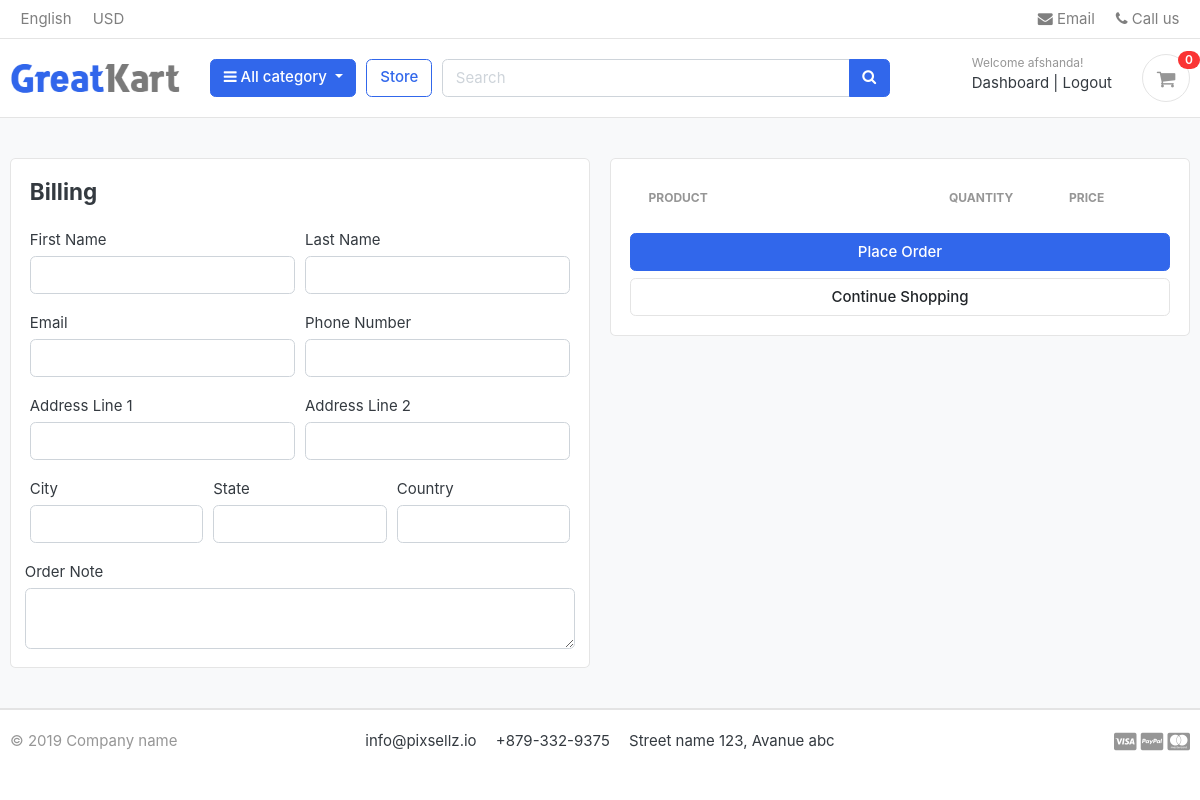
/cart/checkout/ (signed in), run on an earlier commit of the app's database.
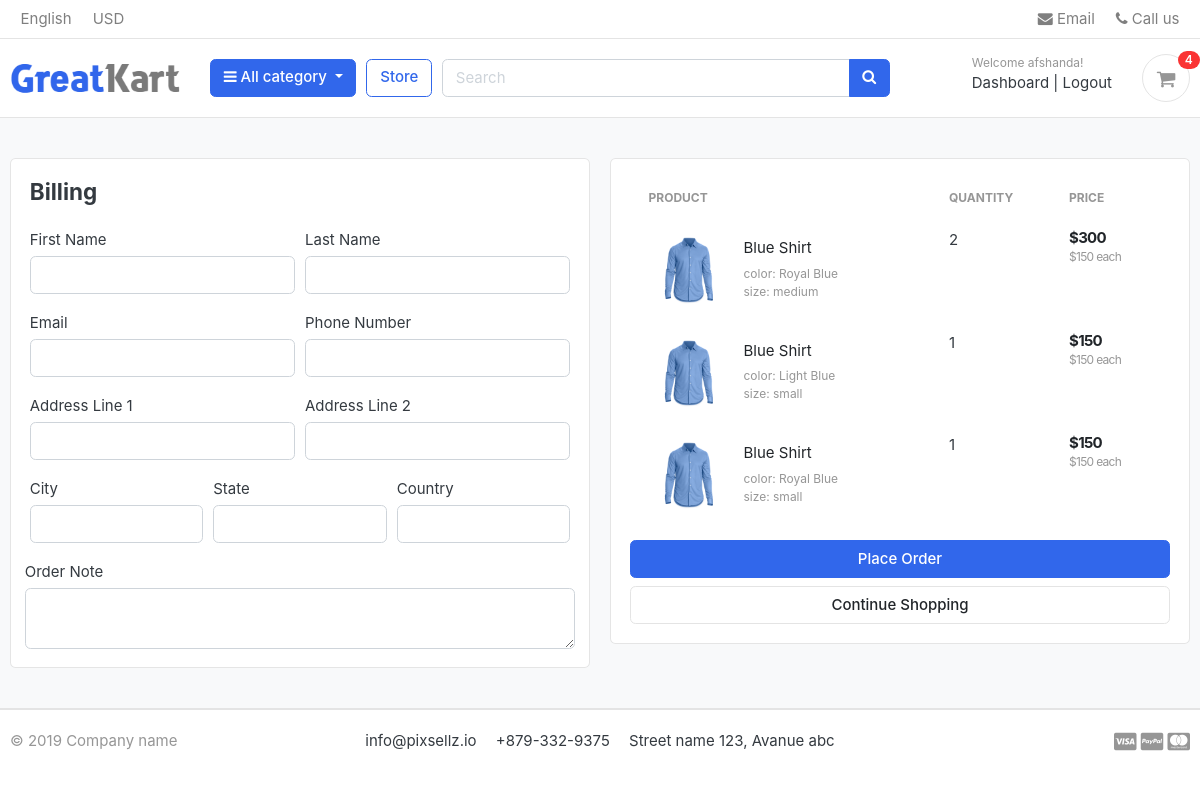
And on a later commit of the database.
### carts/models.py (models this page shows, shortened)
class CartItem(models.Model):
    user = models.ForeignKey(Account, on_delete=CASCADE, null=True )
    product = models.ForeignKey(Product, on_delete=models.CASCADE)
    variations = models.ManyToManyField(Variation, blank=True)
    cart = models.ForeignKey(Cart, on_delete=models.CASCADE, null=True)
    qunatity = models.IntegerField()
    is_active = models.BooleanField(default=True)
    def subTotal(self):
        return self.product.price * self.qunatity

### store/models.py (models this page shows, shortened)
class Product(models.Model):
    product_name    = models.CharField(max_length=200, unique=True)
    slug            = models.SlugField(max_length=200, unique = True)
    description     = models.TextField(max_length=500)
    price           = models.IntegerField()
    images          = models.ImageField(upload_to='photos/products')
    stock           = models.IntegerField()
    is_available    = models.BooleanField(default=True)
    category        = models.ForeignKey(category, on_delete=models.CASCADE)
    created_date    = models.DateTimeField(auto_now_add=True)
    modified_date   = models.DateTimeField(auto_now=True)
    def get_url(self):
        return reverse('product_details', args = [self.category.slug, self.slug])

class Variation(models.Model):
    product = models.ForeignKey(Product, on_delete=models.CASCADE)
    variation_category = models.CharField(max_length=100, choices=variation_category_choices)
    variation_value = models.CharField(max_length=100)
    is_active = models.BooleanField(default=True)
    created_date = models.DateTimeField(auto_now=True)
    objects = VariationManager()

### carts/views.py (the view)
# urls.py: path('checkout/', views.checkout, name='checkout')
@login_required(login_url='login')
def checkout(request, total = 0, quantity = 0, cart_items = None):
    tax =0
    grand_total = 0
    try:
        if request.user.is_authenticated:
            cart_items = CartItem.objects.filter(user = request.user, is_active = True)
        else:
            cart = Cart.objects.get(cart_id = _cart_id(request))
            cart_items = CartItem.objects.filter(cart=cart, is_active = True)
        for cart_item in cart_items:
            total += (cart_item.qunatity * cart_item.product.price)
            quantity += cart_item.qunatity
        tax = (2 * total)/100
        grand_total = total + tax
    except ObjectDoesNotExist:
        pass
    context = {
        'total' :  total,
        'quantity' : quantity,
        'cart_items' : cart_items,
        'tax' : tax,
        'grand_total' : grand_total
    }
    return render(request, 'store/checkout.html', context)

### carts/context_processors.py (called while the page is built)
def counter(request):
    cart_count = 0
    if 'admin' in request.path:
        return {}
    else:
        cart = Cart.objects.filter(cart_id= _cart_id(request))
        if request.user.is_authenticated:
            cart_items = CartItem.objects.all().filter(user = request.user)
        else:
            cart_items = CartItem.objects.all().filter(cart = cart[:1])
        try:
            for cart_item in cart_items:
                cart_count += cart_item.qunatity
        except Cart.DoesNotExist:
            cart_count = 0
    return dict(cart_count = cart_count)

### carts/views.py (called while the page is built)
def _cart_id(request):
    cart = request.session.session_key
    if not cart:
        cart = request.session.create()
    return cart

### category/context_processors.py (called while the page is built)
def menu_links(request):
    links = models.category.objects.all()
    return dict(links = links)

### category/models.py (called while the page is built)
    def get_urls(self):
        return reverse('product-by-category', args=[self.slug])

### templates/store/checkout.html (shortened to what the changed rows need)
{% extends 'base.html'%}
{% load static %}
{% block content %}
<section class="section-content padding-y bg">
    <div class="container">
    <div class="row">
        <aside class="col-lg-6">
            <div class="card">
            <div class="card-body">
                <table class="table table-borderless table-shopping-cart">
                    <thead class="text-muted">
                    <tr class="small text-uppercase">
                      <th scope="col">Product</th>
                      <th scope="col" width="120">Quantity</th>
                      <th scope="col" width="120">Price</th>
                    </tr>
                    </thead>
                    <tbody>
                    {% for cart_item in cart_items %}
                    <tr>
                        <td>
                            <figure class="itemside align-items-center">
                                <div class="aside"><img src="{{ cart_item.product.images.url }}" class="img-sm"></div>
                                <figcaption class="info">
                                    <a href="{{ cart_item.product.get_url }}" class="title text-dark">{{ cart_item.product.product_name}}</a>
                                    {% if cart_item.variations.all %}
                                        {% for variation in cart_item.variations.all %}
                                            <p class="text-muted small">{{variation.variation_category}}: {{variation.variation_value}} <br>
                                        {% endfor %}
                                    {% endif %}
                                </figcaption>
                            </figure>
                        </td>
                        <td>
                            <label for="">{{ cart_item.qunatity }}</label>
                        </td>
                        <td>
                            <div class="price-wrap">
                                <var class="price">${{cart_item.subTotal}}</var>
                                <small class="text-muted"> ${{cart_item.product.price}} each </small>
                            </div>
                        </td>
                    </tr>
                    {% endfor %}
                    </tbody>
                    </table>
            </div>
            </div>
    </aside>
    </div>
    </div>
    </section>
{% endblock %}

### templates/includes/navbar.html (shortened to what this page needs)
{% load static %}
<header class="section-header">
    <nav class="navbar p-md-0 navbar-expand-sm navbar-light border-bottom">
    <div class="container">
      <div class="collapse navbar-collapse" id="navbarTop4">
        <ul class="navbar-nav mr-auto">
            <li class="nav-item dropdown">
                 <a href="#" class="nav-link">   English </a>
            </li>
            <li class="nav-item dropdown">
                <a href="#" class="nav-link"> USD </a>
            </li>
        </ul>
        <ul class="navbar-nav">
            <li><a href="#" class="nav-link"> <i class="fa fa-envelope"></i> Email </a></li>
            <li><a href="#" class="nav-link"> <i class="fa fa-phone"></i> Call us </a></li>
        </ul>
      </div>
    </div>
    </nav>
    <section class="header-main border-bottom">
        <div class="container">
    <div class="row align-items-center">
        <div class="col-lg-2 col-md-3 col-6">
            <a href="{% url 'index'%}" class="brand-wrap">
                <img class="logo" src="{%static './images/logo.png'%}">
            </a>
        </div>
        <div class="col-lg col-sm col-md col-6 flex-grow-0">
            <div class="category-wrap dropdown d-inline-block float-right">
                <button type="button" class="btn btn-primary dropdown-toggle" data-toggle="dropdown">
                    <i class="fa fa-bars"></i> All category
                </button>
            </div>
        </div>
        <a href="{% url 'store'%}" class="btn btn-outline-primary">Store</a>
        <div class="col-lg  col-md-6 col-sm-12 col">
            <form action="{% url 'search' %}" class="search">
                <div class="input-group w-100">
                    <input type="text" class="form-control" style="width:60%;" placeholder="Search" name="keyword">
                    <div class="input-group-append">
                      <button class="btn btn-primary" type="submit">
                        <i class="fa fa-search"></i>
                      </button>
                    </div>
                </div>
            </form>
        </div>
        <div class="col-lg-3 col-sm-6 col-8 order-2 order-lg-3">
                    <div class="d-flex justify-content-end mb-3 mb-lg-0">
                        {% if user.id is None%}
                        <div class="widget-header">
                            <small class="title text-muted">Welcome guest!</small>
                            <div>
                                <a href="{% url 'login' %}">Sign in</a> <span class="dark-transp"> | </span>
                                <a href="{% url 'register' %}"> Register</a>
                            </div>
                        </div>
                        {% else %}
                        <div class="widget-header">
                            <small class="title text-muted">Welcome {{ user.first_name }}!</small>
                            <div>
                                <a href="{% url 'dashboard' %}">Dashboard</a> <span class="dark-transp"> | </span>
                                <a href="{% url 'logout' %}"> Logout</a>
                            </div>
                        </div>
                        {% endif %}
                        <a href="{% url 'cart' %}" class="widget-header pl-3 ml-3">
                            <div class="icon icon-sm rounded-circle border"><i class="fa fa-shopping-cart"></i></div>
                            <span class="badge badge-pill badge-danger notify">{{ cart_count }}</span>
                        </a>
                    </div>
                </div>
    </div>
        </div>
    </section>
    </header>

What changed in the data, as far as the page shows it:
added CartItem: product.images (picture), product.product_name "Blue Shirt", qunatity "2", subTotal "300", product.price "150"
added Variation: variation_category "color", variation_value "Royal Blue"
added Variation: variation_category "size", variation_value "medium", shown under "Blue Shirt"
added CartItem: product.images (picture), product.product_name "Blue Shirt", qunatity "1", subTotal "150", product.price "150"
added Variation: variation_category "color", variation_value "Light Blue", shown under "Blue Shirt"
added Variation: variation_category "size", variation_value "small"
added CartItem: product.images (picture), product.product_name "Blue Shirt", qunatity "1", subTotal "150", product.price "150"
Also different on the page:
{{ cart_count }}: "0" → "4"
